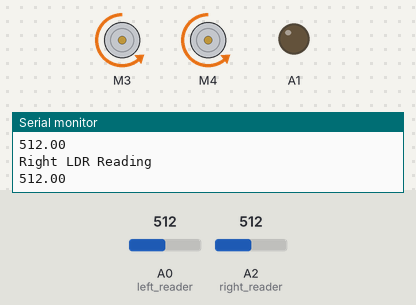
A sketch run on a simulated Arduino Uno, built with avr-gcc and run on an emulated ATmega328P. Shown: 2 × DC motor (green arrow = forward, orange = backward, longer = faster), output pins drawn as LEDs (lit = HIGH), the last lines printed to the serial monitor. Inputs (shaded band) come from the test bench; at power-on: A0 (left_reader) = 512, A2 (right_reader) = 512.

Above: at 14.2 s.
14.3 s: A0 (left_reader) set to 104
17.3 s: A0 (left_reader) set to 95
20.3 s: A2 (right_reader) set to 716
At 20.7 s:
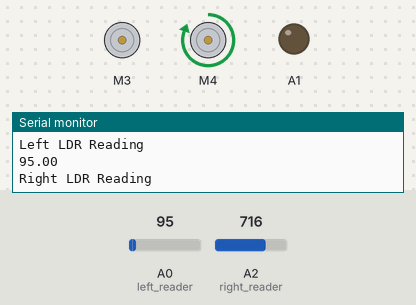
21.8 s: A2 (right_reader) set to 522
24.8 s: A2 (right_reader) set to 502
At 26.0 s:
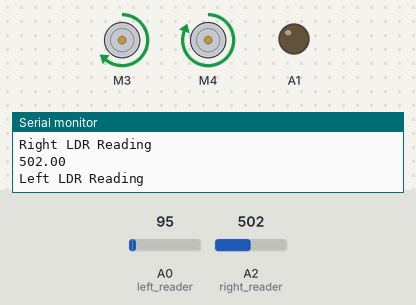
26.3 s: A0 (left_reader) set to 494
27.8 s: A0 (left_reader) set to 529
At 28.7 s:
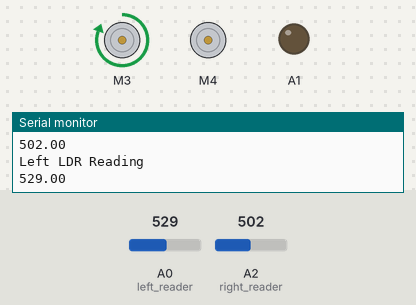
Timing chart, 0 to 30.3 s (numbered marks = the images above; inputs shaded):
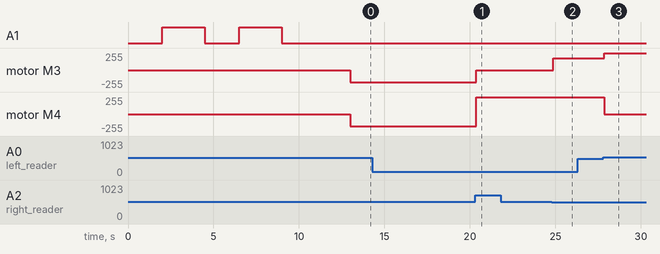

Measured:
- the behaviour switches between 512 and 511 on A2 (right_reader) (found by bisection; images 1 and 2)
- the behaviour switches between 512 and 513 on A0 (left_reader) (found by bisection; images 2 and 3)
- after the input at 20.3 s, motor M3: backward 180/255 → stopped after 0.07 s; motor M4: backward 180/255 → forward 255/255 after 0.07 s
- after the input at 24.8 s, motor M3: stopped → forward 180/255 after 0.06 s
- after the input at 27.8 s, motor M3: forward 180/255 → forward 255/255 after 0.07 s; motor M4: forward 255/255 → stopped after 0.07 s

The sketch:

main.ino
```cpp
#include <AFMotor.h>

//initializing motor pins and frequency.
AF_DCMotor left(3);
AF_DCMotor right(4 );

// initializing LDR pins.
int left_reader = A0,right_reader = A2;

//initializing variable to store read value of LDR over Black & White strip.
float left_read_value_black, right_read_value_black , left_read_value_white, right_read_value_white;

// initializing variable to store mean black and white value.
float mean_left, mean_right;

//initializing variable for loop analog reading of left & right LDR.
float left_ldr, right_ldr;

void setup() {
  // setting serial communication at 9600 baud rate.
  Serial.begin(9600);
  // setting motors speed.
  left.setSpeed(180);
  right.setSpeed(180);

  // initalizing A1 pin for output.
  pinMode(A1,OUTPUT);

  digitalWrite(A1,LOW);
  delay(2000);

  digitalWrite(A1,HIGH);
  delay(2500);
  //put on black strip.
  left_read_value_black = analogRead(left_reader);
  right_read_value_black = analogRead(right_reader);
  digitalWrite(A1,LOW);
  delay(2000);

  //put on white strip.
  digitalWrite(A1,HIGH);
  delay(2500);
  left_read_value_white = analogRead(left_reader);
  right_read_value_white = analogRead(right_reader);
  digitalWrite(A1,LOW);
  delay(2000);

  //Calculating mean for left & right LDR.
  mean_left = (left_read_value_black + left_read_value_white)/2;
  mean_right = (right_read_value_black + right_read_value_white)/2;
  Serial.println(mean_left);
  Serial.println(mean_right);

  delay(2000);
}

void loop() {

  left_ldr = analogRead(left_reader);
  right_ldr = analogRead(right_reader);

  //To check Readings of left LDR(if faulty replace)
  Serial.println("Left LDR Reading\n");
  Serial.println(left_ldr);

  //To check Readings of Right LDR(if faulty replace)
  Serial.println("Right LDR Reading\n");
  Serial.println(right_ldr);

  if(left_ldr<mean_left && right_ldr< mean_right){
    straight();
    }
  if(left_ldr<mean_left && right_ldr>mean_right){
    mleft();
    }
  if(left_ldr>mean_left && right_ldr<mean_right){
    mright();
    }
  if(left_ldr>=mean_left && right_ldr>=mean_right){
    back();
    }
  }
// motors move in forward direction
 void straight(){
  left.run(FORWARD);
  right.run(FORWARD);
  }
//motor move in backward direction
 void back(){
  left.run(BACKWARD);
  right.run(BACKWARD);
  }
// motors turn right
  void mright(){
  left.setSpeed(255);
  left.run(FORWARD);
  right.run(RELEASE);
    }
// motors turn left
  void mleft(){
  right.setSpeed(255);
  left.run(RELEASE);
  right.run(FORWARD);
  }
```
